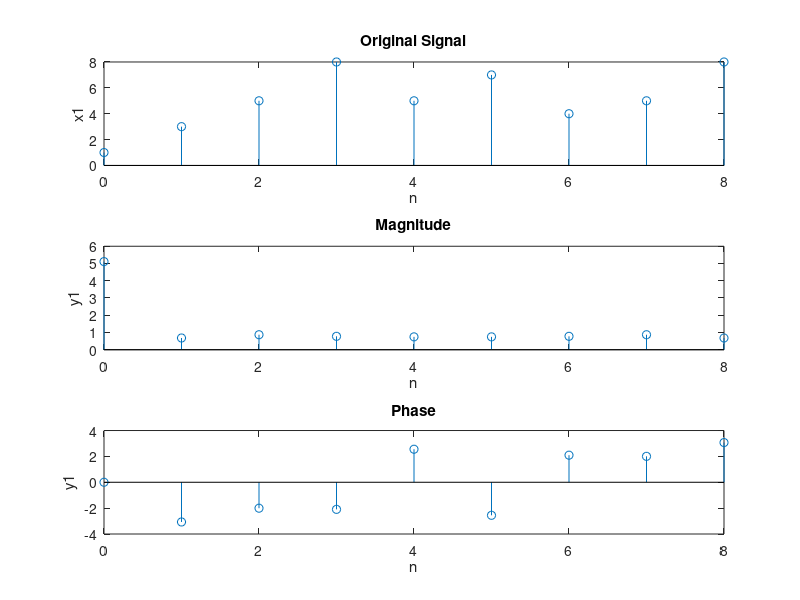

Reproduce this figure in MATLAB.
clear all;
close all;
clc;
x1=[1 3 5 8 5 7 4 5 8];


N=length(x1);
n=0:1:N-1;
y=[];
for k=0:N-1
    y(k+1)=0;
    for p=0:N-1
        y(k+1)=y(k+1)+x1(p+1)*exp(1i*2*pi*k*p/N);
    end
end
y=y/N;
y1=abs(y);
y2=angle(y);
subplot(3,1,1)
stem(n,x1);
xlabel('n');
ylabel('x1');
title('Original Signal')
subplot(3,1,2)
stem(n,y1);
xlabel('n');
ylabel('y1');
title('Magnitude')
subplot(3,1,3)
stem(n,y2);
xlabel('n');
ylabel('y1');
title('Phase')
        
        